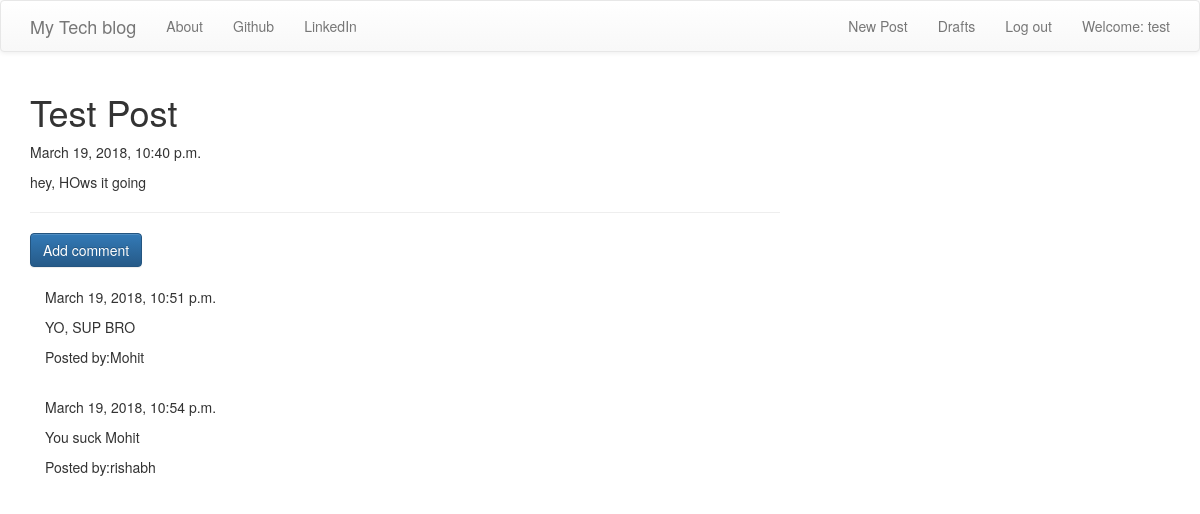
/post/3 (signed in), run on the app's committed database.
### blog/models.py (models this page shows, shortened)
class Post(models.Model):
    author = models.ForeignKey('auth.User')
    title = models.CharField(max_length=200)
    text = models.TextField()
    created_date = models.DateTimeField(default=timezone.now)
    published_date = models.DateTimeField(blank=True, null=True)

class Comment(models.Model):
    post = models.ForeignKey('blog.Post', related_name='comments')
    author = models.CharField(max_length=200)
    text = models.TextField()
    created_date = models.DateTimeField(default=timezone.now)
    approved_comment = models.BooleanField(default=False)

### blog/views.py (the view)
# urls.py: url(r'^post/(?P<pk>\d+)$', views.PostDetailView.as_view(), name='post_detail'),
class PostDetailView(DetailView):
    model = Post

### blog/templates/blog/post_detail.html (shortened to what this page needs)
{%extends "blog/base.html"%}
{%block content%}
<h1 class="posttitle loader">{{post.title}}</h1>
{% if post.published_date%}
<div class="date postdate">
    {{post.published_date}}
</div>
{% else %}
<a class="btn btn-default" href="{% url 'post_publish' pk=post.pk%}">Publish</a>
{%endif%}
<p class="postcontent">{{post.text|safe|linebreaksbr}}</p>
<hr>
<a href="{%url 'add_comment_to_post' pk=post.pk%}" class="btn btn-primary">Add comment</a>
<div class="container">
    {%for comment in post.comments.all%}
    <br>
    {% if user.is_authenticated or comment.approved_comment%}
    {{comment.created_date}}
    <p>{{comment.text|safe|linebreaks}}</p>
    <p>Posted by:{{comment.author}}</p>
    {%endif%}
    {%empty%}
    <p>no comments</p>
    {%endfor%}
</div>
{%endblock%}

### blog/templates/blog/base.html (shortened to what this page needs)
<!DOCTYPE html>
{% load staticfiles %}
<html>
    <head>
        <link rel="stylesheet" href="https://maxcdn.bootstrapcdn.com/bootstrap/3.3.7/css/bootstrap.min.css">
        <link rel="stylesheet" href="https://maxcdn.bootstrapcdn.com/bootstrap/3.3.7/css/bootstrap-theme.min.css">
        <link rel="stylesheet" href="//cdn.jsdelivr.net/medium-editor/latest/css/medium-editor.min.css" type="text/css" media="screen" charset="utf-8">
        <link rel="stylesheet" href="{% static 'css/blog.css' %}">
<body class='loader'>
  <nav class="navbar navbar-default techfont custom-navbar">
    <div class="container">
      <ul class="nav navbar-nav">
        <li><a class='navbar-brand bigbrand' href="{% url 'post_list' %}">My Tech blog</a></li>
        <li><a href="{% url 'about'%}">About</a></li>
        <li><a href="https://www.github.com">Github</a></li>
        <li><a href="https://www.linkedin.com">LinkedIn</a></li>
      </ul>
      <ul class="nav navbar-nav navbar-right">
        {% if user.is_authenticated %}
        <li>
          <a href="{% url 'post_new' %}" >New Post</a>
        </li>
        <li>
          <a href="{% url 'post_draft_list' %}">Drafts</a>
        </li>
        <li>
          <a href="{% url 'logout' %}" >Log out</a>
        </li>
        <li>
          <a >Welcome: {{ user.username }}</a>
        </li>
          {% else %}
          <li><a class='nav navbar-right' href="{% url 'signup' %}" >signup</a></li>
          <li><a class='nav navbar-right' href="{% url 'login' %}" ><span class="glyphicon glyphicon-user"></span></a></li>
        {% endif %}
      </ul>
  </div>
</nav>
        <div class="content container">
            <div class="row">
                <div class="col-md-8">
                  <div class="blog_posts">
                    {% block content %}
                    {% endblock %}
                  </div>
                </div>
            </div>
        </div>
</body>
</html>

### blog/static/css/blog.css (style rules this page uses)
.loader { filter:hue-rotate(0deg); color:linear-gradient(45deg,#0f8,#08f); animation:hue 10000ms infinite linear; }

### data on the page
Post: title "Test Post", published_date "March 19, 2018, 10:40 p.m.", text "hey, HOws it going"
Comment: created_date "March 19, 2018, 10:51 p.m.", text "YO, SUP BRO", author "Mohit"
Comment: created_date "March 19, 2018, 10:54 p.m.", text "You suck Mohit", author "rishabh"

### other printed values
{{ user.username }} "test"
